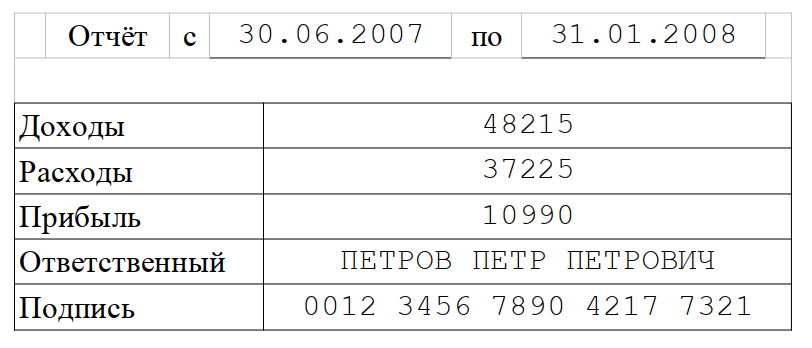
#> input picture source/img.png, 812 x 348 px
$ python main.py
#> lines starting #> are read from the running program, lines starting #| are printed output that depends on the picture
### CropImage.py
def crop_image(img, params):

    widthImg, heightImg = img.size

    x = widthImg * params["x"]
    y = widthImg * params["y"]
    width = widthImg * params["width"]
    height = widthImg * params["height"]

    area = (x, y, x + width, y + height)
    cropped_img = img.crop(area)
    cropped_img.show()
    cropped_img.save("saved_images/"+params["number"]+".png")

### main.py
import json

from PIL import Image

from CropImage import crop_image

with open("coordinates.json", "r") as read_file:
#> (reads coordinates.json from the repository)
    data = json.load(read_file)

img = Image.open("source/img.png")
#> img is the input picture: PIL image 812x348 RGB; mean R, G, B 242, 242, 242

coordinates = data["fields"]
for coordinate in coordinates:
    print(coordinate)
    crop_image(img, coordinate)
#> this loop made 7 passes
#> pass 1, in crop_image, `cropped_img = img.crop(area)`:
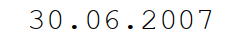
#> cropped_img: PIL image 240x42 RGB; mean R, G, B 243.5, 243.5, 243.5
#> pass 2, in crop_image (call 2), `cropped_img = img.crop(area)`:
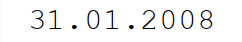
#> cropped_img: PIL image 242x42 RGB; mean R, G, B 243.7, 243.7, 243.7
#> pass 3, in crop_image (call 3), `cropped_img = img.crop(area)`:
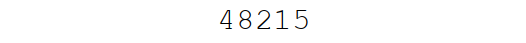
#> cropped_img: PIL image 526x43 RGB; mean R, G, B 252, 252, 252
